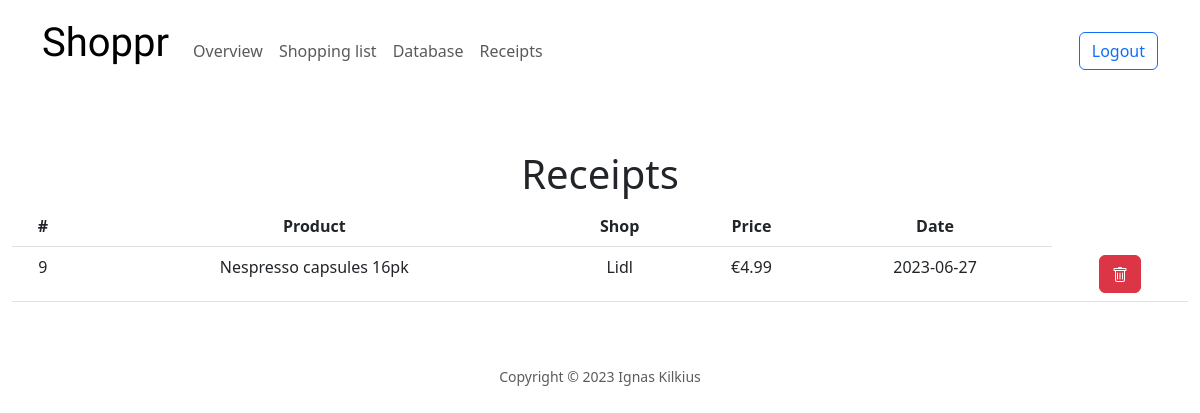
The page /receipts (signed in) on the database its author committed.
### tables this page shows
CREATE TABLE receipts (
id INTEGER NOT NULL PRIMARY KEY,
user_id INTEGER NOT NULL,
product_id INTEGER NOT NULL,
date DATETIME NOT NULL DEFAULT CURRENT_DATE, price INTEGER);

CREATE TABLE products(
id INTEGER NOT NULL PRIMARY KEY,
name TEXT NOT NULL,
brand TEXT NOT NULL,
shop TEXT NOT NULL,
price INTEGER);

### app.py (the view)
@app.route("/")
@app.route("/receipts")
def receipts():
    user_id = session["user_id"]
    receipt_data = db.execute("SELECT receipts.id, receipts.price, receipts.product_id, products.name, products.shop, receipts.date FROM products INNER JOIN receipts ON products.id=receipts.product_id WHERE receipts.user_id = ? ORDER BY receipts.id DESC", user_id)
    return render_template("receipts.html", receipt_data = receipt_data)

### templates/receipts.html (shortened to what this page needs)
{% extends "layout.html" %}
{% block body %}
<h1>Receipts</h1>
<table class="table">
    <thead>
        <th>#</th>
        <th>Product</th>
        <th>Shop</th>
        <th>Price</th>
        <th>Date</th>
    </thead>
    <tbody>
        {% for item in receipt_data %}
            <tr>
                <td>{{ item.id }}</td>
                <td>{{ item.name }}</td>
                <td>{{ item.shop }}</td>
                <td>€{{ "%.2f"|format(item.price) }}</td>
                <td>{{ item.date }}</td>
                <td>
                    <form action="/delete_record">
                        <button class="btn btn-danger" type="submit" name="record" value="{{ item.id }}"></button>
                    </form>
                </td>
            </tr>
        {% endfor %}
    </tbody>
</table>
{% endblock %}

### rows shown on the page
receipts: id "9", name "Nespresso capsules 16pk", shop "Lidl", price "4.99", date "2023-06-27"
